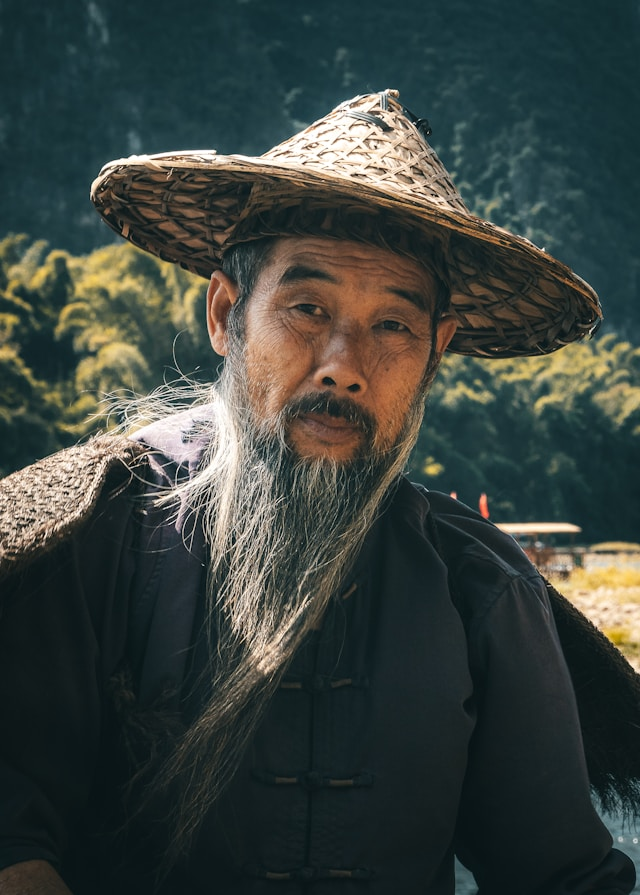
#> input picture opencv/input_img/sample.jpg, 640 x 895 px
$ jupyter execute 4_opencv_drawing.ipynb
#> lines starting #> are read from the running program, lines starting #| are printed output that depends on the picture
# OpenCV Drawing and Text

This notebook covers drawing shapes (lines, rectangles, circles) and adding text overlays.

[cell 1]
import cv2
image = cv2.imread("input_img/sample.jpg")
#> image is the input picture: shape (895, 640, 3); mean B, G, R 62.1, 66.7, 58.6

## 1. Drawing Lines

[cell 2]
# Draw a green line on the image
if image is not None:
    pt1 = (50, 300)
    pt2 = (300, 300)
    color = (0, 255, 0) # Green in BGR
    thickness = 4

    line_img = cv2.line(image.copy(), pt1, pt2, color, thickness)
    cv2.imwrite("output_img/line.jpg", line_img)
else:
    print("Image not found.")

## 2. Drawing Rectangles

[cell 3]
# Draw a green rectangle on the image
if image is not None:
    pt1 = (50, 50)
    pt2 = (250, 250)
    color = (0, 255, 0)
    thickness = 5

    rect_img = cv2.rectangle(image.copy(), pt1, pt2, color, thickness)
    cv2.imwrite("output_img/rectangle.jpg", rect_img)
else:
    print("Image not found.")

## 3. Drawing Circles

[cell 4]
# Draw a green circle on the image
if image is not None:
    center = (256, 256)
    radius = 100
    color = (0, 255, 0)
    thickness = -1 # Filled circle

    circle_img = cv2.circle(image.copy(), center, radius, color, thickness)
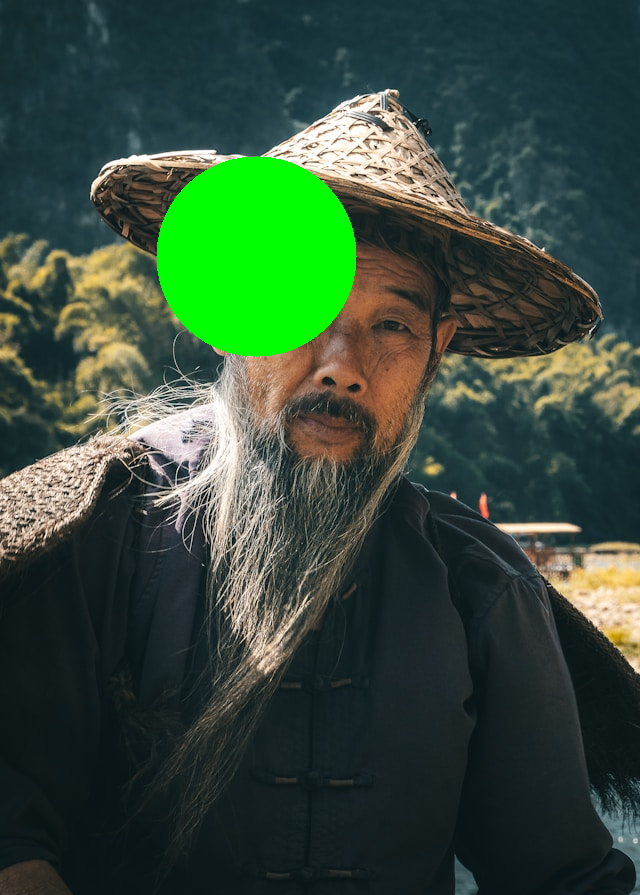
#> circle_img: shape (895, 640, 3); mean B, G, R 58.4, 76.1, 53.4
    cv2.imwrite("output_img/circle.jpg", circle_img)
else:
    print("Image not found.")

## 4. Adding Text

[cell 5]
# Add text to the image
if image is not None:
    text = "Hello World!"
    pos = (30, 250)
    font = cv2.FONT_HERSHEY_SIMPLEX
    scale = 1.5
    color = (255, 255, 255)
    thickness = 2

    text_img = cv2.putText(image.copy(), text, pos, font, scale, color, thickness, cv2.LINE_AA)
    cv2.imwrite("output_img/text.jpg", text_img)
else:
    print("Image not found.")
